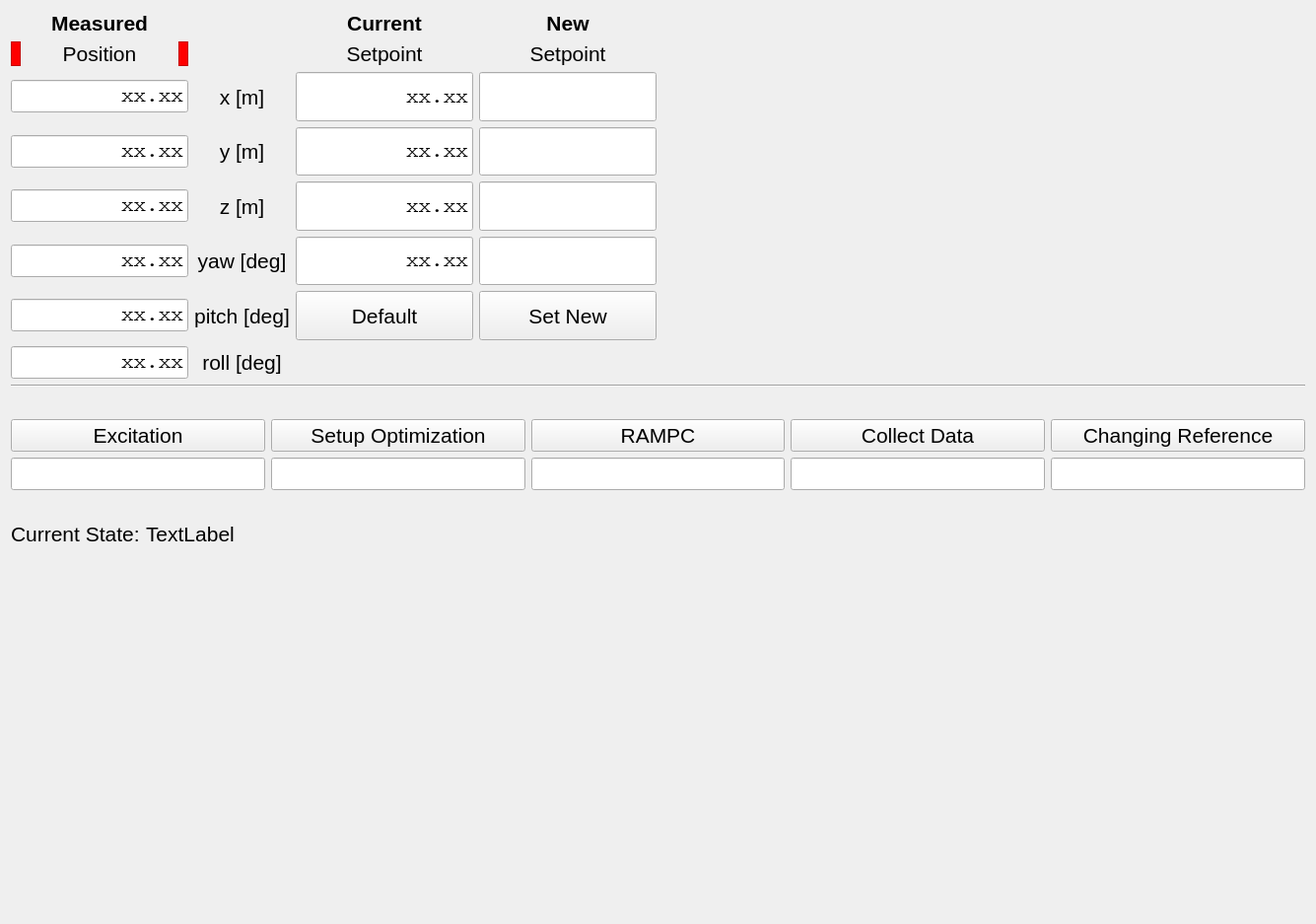
<?xml version="1.0" encoding="UTF-8"?>
<ui version="4.0">
 <class>RampcControllerTab</class>
 <widget class="QWidget" name="RampcControllerTab">
  <property name="geometry">
   <rect>
    <x>0</x>
    <y>0</y>
    <width>1335</width>
    <height>937</height>
   </rect>
  </property>
  <property name="font">
   <font>
    <pointsize>16</pointsize>
   </font>
  </property>
  <property name="windowTitle">
   <string>Form</string>
  </property>
  <layout class="QVBoxLayout" name="verticalLayout">
   <item>
    <layout class="QGridLayout" name="gridLayout">
     <item row="3" column="3">
      <widget class="QLineEdit" name="lineEdit_setpoint_new_y">
       <property name="sizePolicy">
        <sizepolicy hsizetype="MinimumExpanding" vsizetype="MinimumExpanding">
         <horstretch>0</horstretch>
         <verstretch>0</verstretch>
        </sizepolicy>
       </property>
       <property name="maximumSize">
        <size>
         <width>180</width>
         <height>60</height>
        </size>
       </property>
       <property name="font">
        <font>
         <family>Courier</family>
        </font>
       </property>
       <property name="text">
        <string/>
       </property>
       <property name="alignment">
        <set>Qt::AlignRight|Qt::AlignTrailing|Qt::AlignVCenter</set>
       </property>
      </widget>
     </item>
     <item row="1" column="3">
      <widget class="QLabel" name="label_new_title_line2">
       <property name="text">
        <string>Setpoint</string>
       </property>
       <property name="alignment">
        <set>Qt::AlignCenter</set>
       </property>
      </widget>
     </item>
     <item row="0" column="3">
      <widget class="QLabel" name="label_new_title">
       <property name="font">
        <font>
         <weight>75</weight>
         <bold>true</bold>
        </font>
       </property>
       <property name="text">
        <string>New</string>
       </property>
       <property name="alignment">
        <set>Qt::AlignCenter</set>
       </property>
      </widget>
     </item>
     <item row="0" column="4">
      <spacer name="horizontalSpacer_2">
       <property name="orientation">
        <enum>Qt::Horizontal</enum>
       </property>
       <property name="sizeHint" stdset="0">
        <size>
         <width>40</width>
         <height>20</height>
        </size>
       </property>
      </spacer>
     </item>
     <item row="3" column="2">
      <widget class="QLineEdit" name="lineEdit_setpoint_current_y">
       <property name="sizePolicy">
        <sizepolicy hsizetype="MinimumExpanding" vsizetype="MinimumExpanding">
         <horstretch>0</horstretch>
         <verstretch>0</verstretch>
        </sizepolicy>
       </property>
       <property name="maximumSize">
        <size>
         <width>180</width>
         <height>60</height>
        </size>
       </property>
       <property name="font">
        <font>
         <family>Courier</family>
        </font>
       </property>
       <property name="text">
        <string>xx.xx</string>
       </property>
       <property name="alignment">
        <set>Qt::AlignRight|Qt::AlignTrailing|Qt::AlignVCenter</set>
       </property>
       <property name="readOnly">
        <bool>true</bool>
       </property>
      </widget>
     </item>
     <item row="0" column="0">
      <widget class="QLabel" name="label_measured_title">
       <property name="font">
        <font>
         <weight>75</weight>
         <bold>true</bold>
        </font>
       </property>
       <property name="text">
        <string>Measured</string>
       </property>
       <property name="alignment">
        <set>Qt::AlignCenter</set>
       </property>
      </widget>
     </item>
     <item row="4" column="3">
      <widget class="QLineEdit" name="lineEdit_setpoint_new_z">
       <property name="sizePolicy">
        <sizepolicy hsizetype="MinimumExpanding" vsizetype="MinimumExpanding">
         <horstretch>0</horstretch>
         <verstretch>0</verstretch>
        </sizepolicy>
       </property>
       <property name="maximumSize">
        <size>
         <width>180</width>
         <height>60</height>
        </size>
       </property>
       <property name="font">
        <font>
         <family>Courier</family>
        </font>
       </property>
       <property name="text">
        <string/>
       </property>
       <property name="alignment">
        <set>Qt::AlignRight|Qt::AlignTrailing|Qt::AlignVCenter</set>
       </property>
      </widget>
     </item>
     <item row="4" column="2">
      <widget class="QLineEdit" name="lineEdit_setpoint_current_z">
       <property name="sizePolicy">
        <sizepolicy hsizetype="MinimumExpanding" vsizetype="MinimumExpanding">
         <horstretch>0</horstretch>
         <verstretch>0</verstretch>
        </sizepolicy>
       </property>
       <property name="maximumSize">
        <size>
         <width>180</width>
         <height>60</height>
        </size>
       </property>
       <property name="font">
        <font>
         <family>Courier</family>
        </font>
       </property>
       <property name="text">
        <string>xx.xx</string>
       </property>
       <property name="alignment">
        <set>Qt::AlignRight|Qt::AlignTrailing|Qt::AlignVCenter</set>
       </property>
       <property name="readOnly">
        <bool>true</bool>
       </property>
      </widget>
     </item>
     <item row="3" column="1">
      <widget class="QLabel" name="label_row_y">
       <property name="text">
        <string>y [m]</string>
       </property>
       <property name="alignment">
        <set>Qt::AlignCenter</set>
       </property>
      </widget>
     </item>
     <item row="5" column="2">
      <widget class="QLineEdit" name="lineEdit_setpoint_current_yaw">
       <property name="sizePolicy">
        <sizepolicy hsizetype="MinimumExpanding" vsizetype="MinimumExpanding">
         <horstretch>0</horstretch>
         <verstretch>0</verstretch>
        </sizepolicy>
       </property>
       <property name="maximumSize">
        <size>
         <width>180</width>
         <height>60</height>
        </size>
       </property>
       <property name="font">
        <font>
         <family>Courier</family>
        </font>
       </property>
       <property name="text">
        <string>xx.xx</string>
       </property>
       <property name="alignment">
        <set>Qt::AlignRight|Qt::AlignTrailing|Qt::AlignVCenter</set>
       </property>
       <property name="readOnly">
        <bool>true</bool>
       </property>
      </widget>
     </item>
     <item row="2" column="1">
      <widget class="QLabel" name="label_row_x">
       <property name="text">
        <string>x [m]</string>
       </property>
       <property name="alignment">
        <set>Qt::AlignCenter</set>
       </property>
      </widget>
     </item>
     <item row="1" column="0">
      <layout class="QHBoxLayout" name="horizontalLayout_5">
       <property name="spacing">
        <number>0</number>
       </property>
       <item>
        <widget class="QFrame" name="red_frame_position_left">
         <property name="maximumSize">
          <size>
           <width>10</width>
           <height>16777215</height>
          </size>
         </property>
         <property name="styleSheet">
          <string notr="true">background-color:red;</string>
         </property>
         <property name="frameShape">
          <enum>QFrame::StyledPanel</enum>
         </property>
         <property name="frameShadow">
          <enum>QFrame::Raised</enum>
         </property>
        </widget>
       </item>
       <item>
        <widget class="QLabel" name="label_measured_title_line2">
         <property name="text">
          <string>Position</string>
         </property>
         <property name="alignment">
          <set>Qt::AlignCenter</set>
         </property>
        </widget>
       </item>
       <item>
        <widget class="QFrame" name="red_frame_position_right">
         <property name="maximumSize">
          <size>
           <width>10</width>
           <height>16777215</height>
          </size>
         </property>
         <property name="styleSheet">
          <string notr="true">background-color:red;</string>
         </property>
         <property name="frameShape">
          <enum>QFrame::StyledPanel</enum>
         </property>
         <property name="frameShadow">
          <enum>QFrame::Raised</enum>
         </property>
        </widget>
       </item>
      </layout>
     </item>
     <item row="4" column="1">
      <widget class="QLabel" name="label_row_z">
       <property name="text">
        <string>z [m]</string>
       </property>
       <property name="alignment">
        <set>Qt::AlignCenter</set>
       </property>
      </widget>
     </item>
     <item row="2" column="2">
      <widget class="QLineEdit" name="lineEdit_setpoint_current_x">
       <property name="sizePolicy">
        <sizepolicy hsizetype="MinimumExpanding" vsizetype="MinimumExpanding">
         <horstretch>0</horstretch>
         <verstretch>0</verstretch>
        </sizepolicy>
       </property>
       <property name="maximumSize">
        <size>
         <width>180</width>
         <height>60</height>
        </size>
       </property>
       <property name="font">
        <font>
         <family>Courier</family>
        </font>
       </property>
       <property name="text">
        <string>xx.xx</string>
       </property>
       <property name="alignment">
        <set>Qt::AlignRight|Qt::AlignTrailing|Qt::AlignVCenter</set>
       </property>
       <property name="readOnly">
        <bool>true</bool>
       </property>
      </widget>
     </item>
     <item row="5" column="3">
      <widget class="QLineEdit" name="lineEdit_setpoint_new_yaw">
       <property name="sizePolicy">
        <sizepolicy hsizetype="MinimumExpanding" vsizetype="MinimumExpanding">
         <horstretch>0</horstretch>
         <verstretch>0</verstretch>
        </sizepolicy>
       </property>
       <property name="maximumSize">
        <size>
         <width>180</width>
         <height>60</height>
        </size>
       </property>
       <property name="font">
        <font>
         <family>Courier</family>
        </font>
       </property>
       <property name="text">
        <string/>
       </property>
       <property name="alignment">
        <set>Qt::AlignRight|Qt::AlignTrailing|Qt::AlignVCenter</set>
       </property>
      </widget>
     </item>
     <item row="5" column="1">
      <widget class="QLabel" name="label_row_yaw">
       <property name="text">
        <string>yaw [deg]</string>
       </property>
       <property name="alignment">
        <set>Qt::AlignCenter</set>
       </property>
      </widget>
     </item>
     <item row="6" column="3">
      <widget class="QPushButton" name="set_setpoint_button">
       <property name="sizePolicy">
        <sizepolicy hsizetype="MinimumExpanding" vsizetype="MinimumExpanding">
         <horstretch>0</horstretch>
         <verstretch>0</verstretch>
        </sizepolicy>
       </property>
       <property name="maximumSize">
        <size>
         <width>180</width>
         <height>60</height>
        </size>
       </property>
       <property name="text">
        <string>Set New</string>
       </property>
      </widget>
     </item>
     <item row="0" column="2">
      <widget class="QLabel" name="label_current_title">
       <property name="font">
        <font>
         <weight>75</weight>
         <bold>true</bold>
        </font>
       </property>
       <property name="text">
        <string>Current</string>
       </property>
       <property name="alignment">
        <set>Qt::AlignCenter</set>
       </property>
      </widget>
     </item>
     <item row="6" column="1">
      <widget class="QLabel" name="label_row_pitch">
       <property name="text">
        <string>pitch [deg]</string>
       </property>
       <property name="alignment">
        <set>Qt::AlignCenter</set>
       </property>
      </widget>
     </item>
     <item row="2" column="3">
      <widget class="QLineEdit" name="lineEdit_setpoint_new_x">
       <property name="sizePolicy">
        <sizepolicy hsizetype="MinimumExpanding" vsizetype="MinimumExpanding">
         <horstretch>0</horstretch>
         <verstretch>0</verstretch>
        </sizepolicy>
       </property>
       <property name="maximumSize">
        <size>
         <width>180</width>
         <height>60</height>
        </size>
       </property>
       <property name="font">
        <font>
         <family>Courier</family>
        </font>
       </property>
       <property name="text">
        <string/>
       </property>
       <property name="alignment">
        <set>Qt::AlignRight|Qt::AlignTrailing|Qt::AlignVCenter</set>
       </property>
      </widget>
     </item>
     <item row="1" column="2">
      <widget class="QLabel" name="label_current_title_line2">
       <property name="text">
        <string>Setpoint</string>
       </property>
       <property name="alignment">
        <set>Qt::AlignCenter</set>
       </property>
      </widget>
     </item>
     <item row="6" column="2">
      <widget class="QPushButton" name="default_setpoint_button">
       <property name="sizePolicy">
        <sizepolicy hsizetype="MinimumExpanding" vsizetype="MinimumExpanding">
         <horstretch>0</horstretch>
         <verstretch>0</verstretch>
        </sizepolicy>
       </property>
       <property name="maximumSize">
        <size>
         <width>180</width>
         <height>60</height>
        </size>
       </property>
       <property name="text">
        <string>Default</string>
       </property>
      </widget>
     </item>
     <item row="7" column="1">
      <widget class="QLabel" name="label_row_roll">
       <property name="text">
        <string>roll [deg]</string>
       </property>
       <property name="alignment">
        <set>Qt::AlignCenter</set>
       </property>
      </widget>
     </item>
     <item row="2" column="0">
      <layout class="QHBoxLayout" name="horizontalLayout_7">
       <item>
        <widget class="QLineEdit" name="lineEdit_measured_x">
         <property name="sizePolicy">
          <sizepolicy hsizetype="MinimumExpanding" vsizetype="Fixed">
           <horstretch>0</horstretch>
           <verstretch>0</verstretch>
          </sizepolicy>
         </property>
         <property name="maximumSize">
          <size>
           <width>180</width>
           <height>16777215</height>
          </size>
         </property>
         <property name="font">
          <font>
           <family>Courier</family>
          </font>
         </property>
         <property name="text">
          <string>xx.xx</string>
         </property>
         <property name="alignment">
          <set>Qt::AlignRight|Qt::AlignTrailing|Qt::AlignVCenter</set>
         </property>
         <property name="readOnly">
          <bool>true</bool>
         </property>
        </widget>
       </item>
      </layout>
     </item>
     <item row="3" column="0">
      <layout class="QHBoxLayout" name="horizontalLayout_8">
       <item>
        <widget class="QLineEdit" name="lineEdit_measured_y">
         <property name="sizePolicy">
          <sizepolicy hsizetype="MinimumExpanding" vsizetype="Fixed">
           <horstretch>0</horstretch>
           <verstretch>0</verstretch>
          </sizepolicy>
         </property>
         <property name="maximumSize">
          <size>
           <width>180</width>
           <height>16777215</height>
          </size>
         </property>
         <property name="font">
          <font>
           <family>Courier</family>
          </font>
         </property>
         <property name="text">
          <string>xx.xx</string>
         </property>
         <property name="alignment">
          <set>Qt::AlignRight|Qt::AlignTrailing|Qt::AlignVCenter</set>
         </property>
         <property name="readOnly">
          <bool>true</bool>
         </property>
        </widget>
       </item>
      </layout>
     </item>
     <item row="4" column="0">
      <layout class="QHBoxLayout" name="horizontalLayout_9">
       <item>
        <widget class="QLineEdit" name="lineEdit_measured_z">
         <property name="sizePolicy">
          <sizepolicy hsizetype="MinimumExpanding" vsizetype="Fixed">
           <horstretch>0</horstretch>
           <verstretch>0</verstretch>
          </sizepolicy>
         </property>
         <property name="maximumSize">
          <size>
           <width>180</width>
           <height>16777215</height>
          </size>
         </property>
         <property name="font">
          <font>
           <family>Courier</family>
          </font>
         </property>
         <property name="text">
          <string>xx.xx</string>
         </property>
         <property name="alignment">
          <set>Qt::AlignRight|Qt::AlignTrailing|Qt::AlignVCenter</set>
         </property>
         <property name="readOnly">
          <bool>true</bool>
         </property>
        </widget>
       </item>
      </layout>
     </item>
     <item row="5" column="0">
      <layout class="QHBoxLayout" name="horizontalLayout_10">
       <item>
        <widget class="QLineEdit" name="lineEdit_measured_yaw">
         <property name="sizePolicy">
          <sizepolicy hsizetype="MinimumExpanding" vsizetype="Fixed">
           <horstretch>0</horstretch>
           <verstretch>0</verstretch>
          </sizepolicy>
         </property>
         <property name="maximumSize">
          <size>
           <width>180</width>
           <height>16777215</height>
          </size>
         </property>
         <property name="font">
          <font>
           <family>Courier</family>
          </font>
         </property>
         <property name="text">
          <string>xx.xx</string>
         </property>
         <property name="alignment">
          <set>Qt::AlignRight|Qt::AlignTrailing|Qt::AlignVCenter</set>
         </property>
         <property name="readOnly">
          <bool>true</bool>
         </property>
        </widget>
       </item>
      </layout>
     </item>
     <item row="6" column="0">
      <layout class="QHBoxLayout" name="horizontalLayout_11">
       <item>
        <widget class="QLineEdit" name="lineEdit_measured_pitch">
         <property name="sizePolicy">
          <sizepolicy hsizetype="MinimumExpanding" vsizetype="Fixed">
           <horstretch>0</horstretch>
           <verstretch>0</verstretch>
          </sizepolicy>
         </property>
         <property name="maximumSize">
          <size>
           <width>180</width>
           <height>16777215</height>
          </size>
         </property>
         <property name="font">
          <font>
           <family>Courier</family>
          </font>
         </property>
         <property name="text">
          <string>xx.xx</string>
         </property>
         <property name="alignment">
          <set>Qt::AlignRight|Qt::AlignTrailing|Qt::AlignVCenter</set>
         </property>
         <property name="readOnly">
          <bool>true</bool>
         </property>
        </widget>
       </item>
      </layout>
     </item>
     <item row="7" column="0">
      <layout class="QHBoxLayout" name="horizontalLayout_12">
       <item>
        <widget class="QLineEdit" name="lineEdit_measured_roll">
         <property name="sizePolicy">
          <sizepolicy hsizetype="MinimumExpanding" vsizetype="Fixed">
           <horstretch>0</horstretch>
           <verstretch>0</verstretch>
          </sizepolicy>
         </property>
         <property name="maximumSize">
          <size>
           <width>180</width>
           <height>16777215</height>
          </size>
         </property>
         <property name="font">
          <font>
           <family>Courier</family>
          </font>
         </property>
         <property name="text">
          <string>xx.xx</string>
         </property>
         <property name="alignment">
          <set>Qt::AlignRight|Qt::AlignTrailing|Qt::AlignVCenter</set>
         </property>
         <property name="readOnly">
          <bool>true</bool>
         </property>
        </widget>
       </item>
      </layout>
     </item>
    </layout>
   </item>
   <item>
    <widget class="Line" name="line">
     <property name="orientation">
      <enum>Qt::Horizontal</enum>
     </property>
    </widget>
   </item>
   <item>
    <spacer name="verticalSpacer_2">
     <property name="orientation">
      <enum>Qt::Vertical</enum>
     </property>
     <property name="sizeType">
      <enum>QSizePolicy::Fixed</enum>
     </property>
     <property name="sizeHint" stdset="0">
      <size>
       <width>20</width>
       <height>20</height>
      </size>
     </property>
    </spacer>
   </item>
   <item>
    <layout class="QGridLayout" name="gridLayout_3">
     <property name="topMargin">
      <number>6</number>
     </property>
     <property name="bottomMargin">
      <number>6</number>
     </property>
     <item row="0" column="1">
      <widget class="QPushButton" name="custom_button_2">
       <property name="sizePolicy">
        <sizepolicy hsizetype="Minimum" vsizetype="Fixed">
         <horstretch>0</horstretch>
         <verstretch>0</verstretch>
        </sizepolicy>
       </property>
       <property name="text">
        <string>Setup Optimization</string>
       </property>
      </widget>
     </item>
     <item row="0" column="2">
      <widget class="QPushButton" name="custom_button_3">
       <property name="sizePolicy">
        <sizepolicy hsizetype="Minimum" vsizetype="Fixed">
         <horstretch>0</horstretch>
         <verstretch>0</verstretch>
        </sizepolicy>
       </property>
       <property name="text">
        <string>RAMPC</string>
       </property>
      </widget>
     </item>
     <item row="0" column="0">
      <widget class="QPushButton" name="custom_button_1">
       <property name="sizePolicy">
        <sizepolicy hsizetype="Minimum" vsizetype="Fixed">
         <horstretch>0</horstretch>
         <verstretch>0</verstretch>
        </sizepolicy>
       </property>
       <property name="text">
        <string>Excitation</string>
       </property>
      </widget>
     </item>
     <item row="2" column="2">
      <layout class="QHBoxLayout" name="horizontalLayout_2">
       <property name="leftMargin">
        <number>0</number>
       </property>
       <property name="rightMargin">
        <number>0</number>
       </property>
       <item>
        <widget class="QLineEdit" name="lineEdit_custom_3">
         <property name="sizePolicy">
          <sizepolicy hsizetype="MinimumExpanding" vsizetype="Fixed">
           <horstretch>0</horstretch>
           <verstretch>0</verstretch>
          </sizepolicy>
         </property>
         <property name="maximumSize">
          <size>
           <width>16777215</width>
           <height>16777215</height>
          </size>
         </property>
        </widget>
       </item>
      </layout>
     </item>
     <item row="2" column="1">
      <layout class="QHBoxLayout" name="horizontalLayout_3">
       <property name="leftMargin">
        <number>0</number>
       </property>
       <property name="rightMargin">
        <number>0</number>
       </property>
       <item>
        <widget class="QLineEdit" name="lineEdit_custom_2">
         <property name="sizePolicy">
          <sizepolicy hsizetype="MinimumExpanding" vsizetype="Fixed">
           <horstretch>0</horstretch>
           <verstretch>0</verstretch>
          </sizepolicy>
         </property>
         <property name="maximumSize">
          <size>
           <width>16777215</width>
           <height>16777215</height>
          </size>
         </property>
        </widget>
       </item>
      </layout>
     </item>
     <item row="2" column="0">
      <layout class="QHBoxLayout" name="horizontalLayout_4">
       <property name="leftMargin">
        <number>0</number>
       </property>
       <property name="rightMargin">
        <number>0</number>
       </property>
       <item>
        <widget class="QLineEdit" name="lineEdit_custom_1">
         <property name="sizePolicy">
          <sizepolicy hsizetype="MinimumExpanding" vsizetype="Fixed">
           <horstretch>0</horstretch>
           <verstretch>0</verstretch>
          </sizepolicy>
         </property>
         <property name="maximumSize">
          <size>
           <width>16777215</width>
           <height>16777215</height>
          </size>
         </property>
        </widget>
       </item>
      </layout>
     </item>
     <item row="0" column="3">
      <widget class="QPushButton" name="custom_button_4">
       <property name="sizePolicy">
        <sizepolicy hsizetype="Expanding" vsizetype="Fixed">
         <horstretch>0</horstretch>
         <verstretch>0</verstretch>
        </sizepolicy>
       </property>
       <property name="text">
        <string>Collect Data</string>
       </property>
      </widget>
     </item>
     <item row="2" column="3">
      <widget class="QLineEdit" name="lineEdit_custom_4">
       <property name="sizePolicy">
        <sizepolicy hsizetype="MinimumExpanding" vsizetype="Fixed">
         <horstretch>0</horstretch>
         <verstretch>0</verstretch>
        </sizepolicy>
       </property>
       <property name="maximumSize">
        <size>
         <width>16777215</width>
         <height>16777215</height>
        </size>
       </property>
      </widget>
     </item>
     <item row="2" column="4">
      <widget class="QLineEdit" name="lineEdit_custom_5">
       <property name="sizePolicy">
        <sizepolicy hsizetype="MinimumExpanding" vsizetype="Fixed">
         <horstretch>0</horstretch>
         <verstretch>0</verstretch>
        </sizepolicy>
       </property>
       <property name="maximumSize">
        <size>
         <width>16777215</width>
         <height>16777215</height>
        </size>
       </property>
      </widget>
     </item>
     <item row="0" column="4">
      <widget class="QPushButton" name="custom_button_5">
       <property name="sizePolicy">
        <sizepolicy hsizetype="Expanding" vsizetype="Fixed">
         <horstretch>0</horstretch>
         <verstretch>0</verstretch>
        </sizepolicy>
       </property>
       <property name="text">
        <string>Changing Reference</string>
       </property>
      </widget>
     </item>
    </layout>
   </item>
   <item>
    <spacer name="verticalSpacer_3">
     <property name="orientation">
      <enum>Qt::Vertical</enum>
     </property>
     <property name="sizeType">
      <enum>QSizePolicy::Fixed</enum>
     </property>
     <property name="sizeHint" stdset="0">
      <size>
       <width>20</width>
       <height>20</height>
      </size>
     </property>
    </spacer>
   </item>
   <item>
    <layout class="QHBoxLayout" name="horizontalLayout_6">
     <property name="leftMargin">
      <number>0</number>
     </property>
     <property name="topMargin">
      <number>0</number>
     </property>
     <property name="rightMargin">
      <number>0</number>
     </property>
     <property name="bottomMargin">
      <number>0</number>
     </property>
     <item>
      <widget class="QLabel" name="label_current_state_title">
       <property name="sizePolicy">
        <sizepolicy hsizetype="Minimum" vsizetype="Preferred">
         <horstretch>0</horstretch>
         <verstretch>0</verstretch>
        </sizepolicy>
       </property>
       <property name="text">
        <string>Current State:</string>
       </property>
      </widget>
     </item>
     <item>
      <widget class="QLabel" name="label_current_state">
       <property name="text">
        <string>TextLabel</string>
       </property>
      </widget>
     </item>
     <item>
      <spacer name="horizontalSpacer_3">
       <property name="orientation">
        <enum>Qt::Horizontal</enum>
       </property>
       <property name="sizeHint" stdset="0">
        <size>
         <width>40</width>
         <height>20</height>
        </size>
       </property>
      </spacer>
     </item>
    </layout>
   </item>
   <item>
    <spacer name="verticalSpacer">
     <property name="orientation">
      <enum>Qt::Vertical</enum>
     </property>
     <property name="sizeType">
      <enum>QSizePolicy::Expanding</enum>
     </property>
     <property name="sizeHint" stdset="0">
      <size>
       <width>20</width>
       <height>40</height>
      </size>
     </property>
    </spacer>
   </item>
  </layout>
 </widget>
 <resources/>
 <connections/>
</ui>
